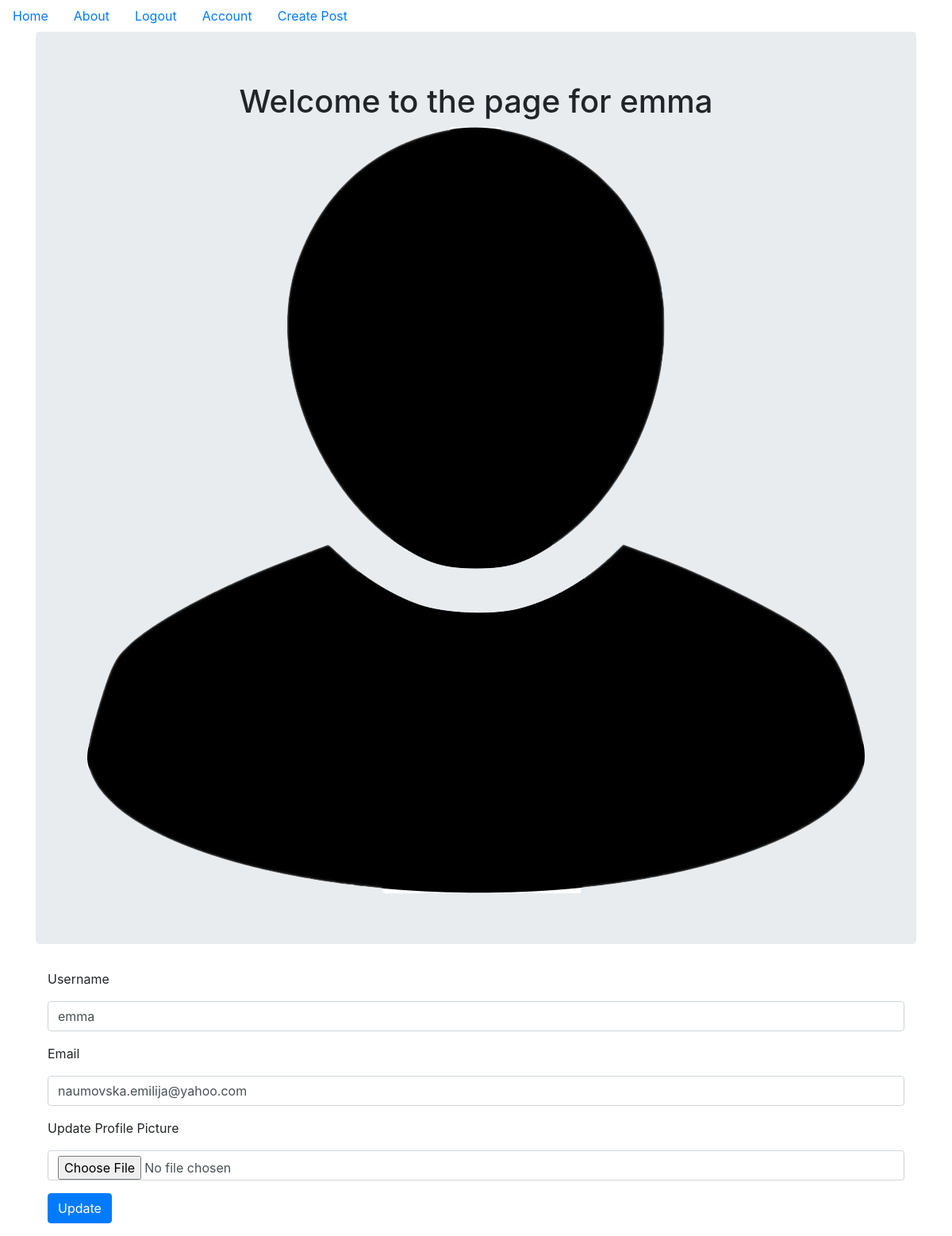
The app's page /account (signed in) with its own data.
### puppycompanyblog/models.py (models this page shows, shortened)
class User(db.Model, UserMixin):
    __tablename__ = 'users'
    id = db.Column(db.Integer, primary_key=True)
    profile_image = db.Column(db.String(64), nullable=False, default='default_profile.png')
    email = db.Column(db.String(64), unique=True, index=True)
    username = db.Column(db.String(64), unique=True, index=True)
    password_hash = db.Column(db.String(128))
    posts = db.relationship('BlogPost', backref='author', lazy=True)

### puppycompanyblog/users/views.py (the view)
@users.route('/account', methods=['GET', 'POST'])
@login_required
def account():
    form = UpdateUserForm()
    if form.validate_on_submit():
        if form.picture.data:
            username = current_user.username
            pic = add_profile_pic(form.picture.data, username)
            current_user.profile_image = pic
        current_user.username = form.username.data
        current_user.email = form.email.data
        db.session.commit()
        flash('User Account Updated!')
        return redirect(url_for('users.account'))
    elif request.method == "GET":
        form.username.data = current_user.username
        form.email.data = current_user.email
    profile_image  = url_for('static', filename='profile_pics/'+current_user.profile_image)
    return render_template('account.html', profile_image=profile_image, form=form)

### puppycompanyblog/users/forms.py (shortened to what this page needs)
class UpdateUserForm(FlaskForm):
    email = StringField('Email', validators=[DataRequired(), Email()])
    username = StringField('Username', validators=[DataRequired()])
    picture = FileField('Update Profile Picture', validators=[FileAllowed(['jpg', 'png'])])
    submit = SubmitField('Update')

### puppycompanyblog/models.py (called while the page is built)
@login_manager.user_loader
def load_user(user_id):
    return User.query.get(user_id)

### puppycompanyblog/templates/account.html (shortened to what this page needs)
{% extends 'base.html' %}
{% block content %}
<div class="jumbotron">
    <div align="center">
        <h1>Welcome to the page for {{current_user.username}}</h1>
        <img align="center" src="{{ url_for('static', filename='profile_pics/'+current_user.profile_image) }}">
    </div>
</div>
<div class="container">
    <form method="POST" action="" enctype="multipart/form-data">
        <div class="form-group">
        {{form.username.label(class='form-group')}}
        {{form.username(class='form-control')}}
        </div>
        <div class="form-group">
        {{form.email.label(class='form-group')}}
        {{form.email(class='form-control')}}
        </div>
        <div class="form-group">
        {{form.picture.label(class='form-group')}}
        {{form.picture(class='form-control')}}
        </div>
        <div class="form-group">
        {{form.submit(class='btn btn-primary')}}
        </div>
    </form>
</div>
{% endblock %}

### records on screen
User: username "emma", profile_image (placeholder picture), email "naumovska.emilija@yahoo.com"
